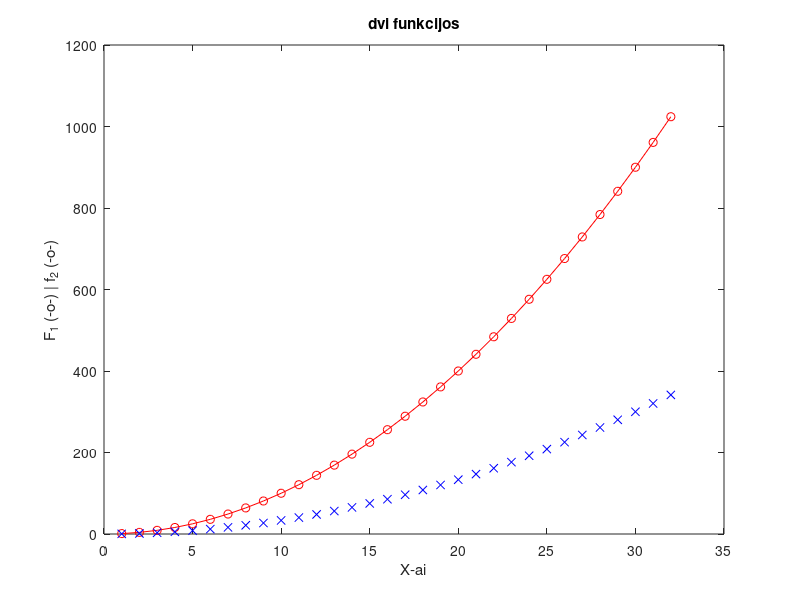

Write MATLAB code to recreate this figure.
 % Vitas Novickas
 % Grupė: edif-25/2
 % Data: 2026-09-21


 x=1:32;
 y=x.^2;


 plot(x, y, 'o-r',x,y/3,'xb')
 title('dvi funkcijos')
 xlabel('X-ai')
 ylabel('F_1 (-o-) | f_2 (-o-)')


% 1. Kintamasis N = paskutinis studento ID skaitmuo
N = 1;

% 2. Vektorius: pirmasis N+1, paskutinis N+4, zingsnis 0.5
v = N+1 : 0.5 : N+4;
disp('Vektorius v:');
disp(v);

% 3. 3x3 matrica A: pirmasis elementas N, kiekvienas tolesnis +1
A = reshape(N : N+8, 3, 3)';
disp('Matrica A:');
disp(A);

% 4. Poaibiu atrinkimas pagal schemas a), b), c)
% a) viena laste - 3 eilute, 2 stulpelis
a_sel = A(3,2);
disp('a) A(3,2) =');
disp(a_sel);

% b) blokas - 2-3 eilutes, 1-2 stulpeliai
b_sel = A(2:3, 1:2);
disp('b) A(2:3,1:2) =');
disp(b_sel);

% c) keturi kampai - 1 ir 3 eilutes, 1 ir 3 stulpeliai
c_sel = A([1 3], [1 3]);
disp('c) A([1 3],[1 3]) =');
disp(c_sel);

%% 5. Vektoriaus prijungimas prie matricos A
v_row = v(1:3);              
A_extended = [A; v_row];
disp('Matrica A su prijungtu vektoriumi (papildoma eilute):');
disp(A_extended);
